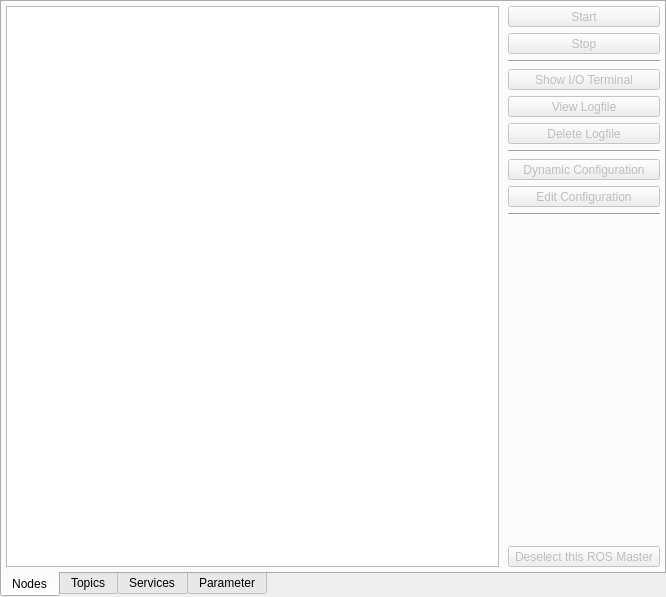
<?xml version="1.0" encoding="UTF-8"?>
<ui version="4.0">
 <class>Tab</class>
 <widget class="QWidget" name="Tab">
  <property name="geometry">
   <rect>
    <x>0</x>
    <y>0</y>
    <width>666</width>
    <height>597</height>
   </rect>
  </property>
  <property name="windowTitle">
   <string>Form</string>
  </property>
  <layout class="QHBoxLayout" name="horizontalLayout">
   <property name="spacing">
    <number>0</number>
   </property>
   <property name="margin">
    <number>0</number>
   </property>
   <item>
    <widget class="QTabWidget" name="tabWidget">
     <property name="enabled">
      <bool>true</bool>
     </property>
     <property name="tabPosition">
      <enum>QTabWidget::South</enum>
     </property>
     <property name="currentIndex">
      <number>0</number>
     </property>
     <property name="iconSize">
      <size>
       <width>32</width>
       <height>32</height>
      </size>
     </property>
     <widget class="QWidget" name="tabNodes">
      <attribute name="title">
       <string>Nodes</string>
      </attribute>
      <layout class="QHBoxLayout" name="horizontalLayout_5">
       <property name="margin">
        <number>4</number>
       </property>
       <item>
        <widget class="QTreeView" name="nodeTreeView">
         <property name="toolTip">
          <string>&lt;!DOCTYPE HTML PUBLIC &quot;-//W3C//DTD HTML 4.0//EN&quot; &quot;http://www.w3.org/TR/REC-html40/strict.dtd&quot;&gt;
&lt;html&gt;&lt;head&gt;&lt;meta name=&quot;qrichtext&quot; content=&quot;1&quot; /&gt;&lt;style type=&quot;text/css&quot;&gt;
p, li { white-space: pre-wrap; }
&lt;/style&gt;&lt;/head&gt;&lt;body style=&quot; font-family:'Ubuntu'; font-size:11pt; font-weight:400; font-style:normal;&quot;&gt;
&lt;p style=&quot; margin-top:0px; margin-bottom:0px; margin-left:0px; margin-right:0px; -qt-block-indent:0; text-indent:0px;&quot;&gt;Shortcuts:&lt;/p&gt;
&lt;p style=&quot; margin-top:0px; margin-bottom:0px; margin-left:0px; margin-right:0px; -qt-block-indent:0; text-indent:0px;&quot;&gt;    &lt;span style=&quot; font-weight:600;&quot;&gt;Alt+E&lt;/span&gt; expand all groups&lt;/p&gt;
&lt;p style=&quot; margin-top:0px; margin-bottom:0px; margin-left:0px; margin-right:0px; -qt-block-indent:0; text-indent:0px;&quot;&gt;    &lt;span style=&quot; font-weight:600;&quot;&gt;Alt+C&lt;/span&gt; collapse all groups&lt;/p&gt;
&lt;p style=&quot; margin-top:0px; margin-bottom:0px; margin-left:0px; margin-right:0px; -qt-block-indent:0; text-indent:0px;&quot;&gt;    &lt;span style=&quot; font-weight:600;&quot;&gt;Alt+{1..5}&lt;/span&gt; select all nodes of a group (expect manage nodes)&lt;/p&gt;
&lt;p style=&quot; margin-top:0px; margin-bottom:0px; margin-left:0px; margin-right:0px; -qt-block-indent:0; text-indent:0px;&quot;&gt;    &lt;span style=&quot; font-weight:600;&quot;&gt;Alt+R&lt;/span&gt; run selected nodes&lt;/p&gt;
&lt;p style=&quot; margin-top:0px; margin-bottom:0px; margin-left:0px; margin-right:0px; -qt-block-indent:0; text-indent:0px;&quot;&gt;    &lt;span style=&quot; font-weight:600;&quot;&gt;Alt+S&lt;/span&gt; stop selected nodes&lt;/p&gt;
&lt;p style=&quot;-qt-paragraph-type:empty; margin-top:0px; margin-bottom:0px; margin-left:0px; margin-right:0px; -qt-block-indent:0; text-indent:0px;&quot;&gt;&lt;/p&gt;&lt;/body&gt;&lt;/html&gt;</string>
         </property>
         <property name="selectionMode">
          <enum>QAbstractItemView::ExtendedSelection</enum>
         </property>
        </widget>
       </item>
       <item>
        <widget class="QFrame" name="controlNodesFrame">
         <property name="sizePolicy">
          <sizepolicy hsizetype="Preferred" vsizetype="Preferred">
           <horstretch>0</horstretch>
           <verstretch>0</verstretch>
          </sizepolicy>
         </property>
         <layout class="QVBoxLayout" name="verticalLayout_6">
          <property name="leftMargin">
           <number>3</number>
          </property>
          <property name="topMargin">
           <number>0</number>
          </property>
          <property name="rightMargin">
           <number>0</number>
          </property>
          <property name="bottomMargin">
           <number>0</number>
          </property>
          <item>
           <widget class="QToolButton" name="startButton">
            <property name="enabled">
             <bool>false</bool>
            </property>
            <property name="sizePolicy">
             <sizepolicy hsizetype="Minimum" vsizetype="Fixed">
              <horstretch>0</horstretch>
              <verstretch>0</verstretch>
             </sizepolicy>
            </property>
            <property name="toolTip">
             <string>&lt;!DOCTYPE HTML PUBLIC &quot;-//W3C//DTD HTML 4.0//EN&quot; &quot;http://www.w3.org/TR/REC-html40/strict.dtd&quot;&gt;
&lt;html&gt;&lt;head&gt;&lt;meta name=&quot;qrichtext&quot; content=&quot;1&quot; /&gt;&lt;style type=&quot;text/css&quot;&gt;
p, li { white-space: pre-wrap; }
&lt;/style&gt;&lt;/head&gt;&lt;body style=&quot; font-family:'Ubuntu'; font-size:11pt; font-weight:400; font-style:normal;&quot;&gt;
&lt;p style=&quot; margin-top:0px; margin-bottom:0px; margin-left:0px; margin-right:0px; -qt-block-indent:0; text-indent:0px;&quot;&gt;Start  selected service, hold &lt;/p&gt;
&lt;p style=&quot; margin-top:0px; margin-bottom:0px; margin-left:0px; margin-right:0px; -qt-block-indent:0; text-indent:0px;&quot;&gt;  &lt;span style=&quot; font-weight:600;&quot;&gt;Ctrl&lt;/span&gt; to prefer the default configuration&lt;/p&gt;
&lt;p style=&quot; margin-top:0px; margin-bottom:0px; margin-left:0px; margin-right:0px; -qt-block-indent:0; text-indent:0px;&quot;&gt;  &lt;span style=&quot; font-weight:600;&quot;&gt;Shift&lt;/span&gt; to prefer a loded configuration&lt;/p&gt;&lt;/body&gt;&lt;/html&gt;</string>
            </property>
            <property name="text">
             <string>Start</string>
            </property>
            <property name="icon">
             <iconset resource="GUI.qrc">
              <normaloff>:/icons/deleket_deviantart_play.png</normaloff>:/icons/deleket_deviantart_play.png</iconset>
            </property>
            <property name="iconSize">
             <size>
              <width>32</width>
              <height>32</height>
             </size>
            </property>
           </widget>
          </item>
          <item>
           <widget class="QToolButton" name="stopButton">
            <property name="enabled">
             <bool>false</bool>
            </property>
            <property name="sizePolicy">
             <sizepolicy hsizetype="Minimum" vsizetype="Fixed">
              <horstretch>0</horstretch>
              <verstretch>0</verstretch>
             </sizepolicy>
            </property>
            <property name="toolTip">
             <string>&lt;!DOCTYPE HTML PUBLIC &quot;-//W3C//DTD HTML 4.0//EN&quot; &quot;http://www.w3.org/TR/REC-html40/strict.dtd&quot;&gt;
&lt;html&gt;&lt;head&gt;&lt;meta name=&quot;qrichtext&quot; content=&quot;1&quot; /&gt;&lt;style type=&quot;text/css&quot;&gt;
p, li { white-space: pre-wrap; }
&lt;/style&gt;&lt;/head&gt;&lt;body style=&quot; font-family:'Ubuntu'; font-size:9pt; font-weight:400; font-style:normal;&quot;&gt;
&lt;p style=&quot; margin-top:0px; margin-bottom:0px; margin-left:0px; margin-right:0px; -qt-block-indent:0; text-indent:0px;&quot;&gt;&lt;span style=&quot; font-size:11pt;&quot;&gt;Stop selected service &lt;/span&gt;&lt;/p&gt;
&lt;p style=&quot; margin-top:0px; margin-bottom:0px; margin-left:0px; margin-right:0px; -qt-block-indent:0; text-indent:0px;&quot;&gt;&lt;span style=&quot; font-size:11pt;&quot;&gt;  &lt;/span&gt;&lt;span style=&quot; font-size:11pt; font-weight:600;&quot;&gt;Ctrl+Backspace&lt;/span&gt;&lt;span style=&quot; font-size:11pt;&quot;&gt; to send SIGKILL&lt;/span&gt;&lt;/p&gt;
&lt;p style=&quot; margin-top:0px; margin-bottom:0px; margin-left:0px; margin-right:0px; -qt-block-indent:0; text-indent:0px;&quot;&gt;&lt;span style=&quot; font-size:11pt;&quot;&gt;  &lt;/span&gt;&lt;span style=&quot; font-size:11pt; font-weight:600;&quot;&gt;Ctrl+Delete&lt;/span&gt;&lt;span style=&quot; font-size:11pt;&quot;&gt; to unregister from ROS master&lt;/span&gt;&lt;/p&gt;
&lt;p style=&quot;-qt-paragraph-type:empty; margin-top:0px; margin-bottom:0px; margin-left:0px; margin-right:0px; -qt-block-indent:0; text-indent:0px; font-size:11pt;&quot;&gt;&lt;/p&gt;
&lt;p style=&quot; margin-top:0px; margin-bottom:0px; margin-left:0px; margin-right:0px; -qt-block-indent:0; text-indent:0px;&quot;&gt;&lt;span style=&quot; font-size:11pt; font-weight:600;&quot;&gt;Note:&lt;/span&gt;&lt;span style=&quot; font-size:11pt;&quot;&gt; if a node was killed on a remote host, it shows still as running. Unregister it manually!&lt;/span&gt;&lt;/p&gt;
&lt;p style=&quot;-qt-paragraph-type:empty; margin-top:0px; margin-bottom:0px; margin-left:0px; margin-right:0px; -qt-block-indent:0; text-indent:0px; font-size:11pt;&quot;&gt;&lt;/p&gt;
&lt;p style=&quot; margin-top:0px; margin-bottom:0px; margin-left:0px; margin-right:0px; -qt-block-indent:0; text-indent:0px;&quot;&gt;&lt;span style=&quot; font-size:11pt; font-weight:600;&quot;&gt;Note:&lt;/span&gt;&lt;span style=&quot; font-size:11pt;&quot;&gt; The stop button is disabled on errors&lt;/span&gt;&lt;/p&gt;&lt;/body&gt;&lt;/html&gt;</string>
            </property>
            <property name="text">
             <string>Stop</string>
            </property>
            <property name="icon">
             <iconset resource="GUI.qrc">
              <normaloff>:/icons/deleket_deviantart_stop.png</normaloff>:/icons/deleket_deviantart_stop.png</iconset>
            </property>
            <property name="iconSize">
             <size>
              <width>32</width>
              <height>32</height>
             </size>
            </property>
           </widget>
          </item>
          <item>
           <widget class="Line" name="line1_2">
            <property name="orientation">
             <enum>Qt::Horizontal</enum>
            </property>
           </widget>
          </item>
          <item>
           <widget class="QToolButton" name="ioButton">
            <property name="enabled">
             <bool>false</bool>
            </property>
            <property name="sizePolicy">
             <sizepolicy hsizetype="Minimum" vsizetype="Fixed">
              <horstretch>0</horstretch>
              <verstretch>0</verstretch>
             </sizepolicy>
            </property>
            <property name="toolTip">
             <string>&lt;!DOCTYPE HTML PUBLIC &quot;-//W3C//DTD HTML 4.0//EN&quot; &quot;http://www.w3.org/TR/REC-html40/strict.dtd&quot;&gt;
&lt;html&gt;&lt;head&gt;&lt;meta name=&quot;qrichtext&quot; content=&quot;1&quot; /&gt;&lt;style type=&quot;text/css&quot;&gt;
p, li { white-space: pre-wrap; }
&lt;/style&gt;&lt;/head&gt;&lt;body style=&quot; font-family:'Ubuntu'; font-size:9pt; font-weight:400; font-style:normal;&quot;&gt;
&lt;p style=&quot; margin-top:0px; margin-bottom:0px; margin-left:0px; margin-right:0px; -qt-block-indent:0; text-indent:0px;&quot;&gt;&lt;span style=&quot; font-size:11pt;&quot;&gt;Show terminal that is connected to the selected service&lt;/span&gt;&lt;/p&gt;
&lt;p style=&quot; margin-top:0px; margin-bottom:0px; margin-left:0px; margin-right:0px; -qt-block-indent:0; text-indent:0px;&quot;&gt;&lt;span style=&quot; font-size:11pt;&quot;&gt;  &lt;/span&gt;&lt;span style=&quot; font-size:11pt; font-weight:600;&quot;&gt;Shift+Backspace&lt;/span&gt;&lt;span style=&quot; font-size:11pt;&quot;&gt; to send SIGKILL to assigned SCREENs&lt;/span&gt;&lt;/p&gt;
&lt;p style=&quot;-qt-paragraph-type:empty; margin-top:0px; margin-bottom:0px; margin-left:0px; margin-right:0px; -qt-block-indent:0; text-indent:0px; font-size:11pt;&quot;&gt;&lt;/p&gt;
&lt;p style=&quot; margin-top:0px; margin-bottom:0px; margin-left:0px; margin-right:0px; -qt-block-indent:0; text-indent:0px;&quot;&gt;&lt;span style=&quot; font-size:11pt; font-weight:600;&quot;&gt;Note:&lt;/span&gt;&lt;span style=&quot; font-size:11pt;&quot;&gt; if a node was killed on a remote host, it shows still as running. Unregister it manually!&lt;/span&gt;&lt;/p&gt;&lt;/body&gt;&lt;/html&gt;</string>
            </property>
            <property name="text">
             <string>Show I/O Terminal</string>
            </property>
            <property name="icon">
             <iconset resource="GUI.qrc">
              <normaloff>:/icons/crystal_clear_show_io.png</normaloff>:/icons/crystal_clear_show_io.png</iconset>
            </property>
            <property name="iconSize">
             <size>
              <width>32</width>
              <height>32</height>
             </size>
            </property>
           </widget>
          </item>
          <item>
           <widget class="QToolButton" name="logButton">
            <property name="enabled">
             <bool>false</bool>
            </property>
            <property name="sizePolicy">
             <sizepolicy hsizetype="Minimum" vsizetype="Fixed">
              <horstretch>0</horstretch>
              <verstretch>0</verstretch>
             </sizepolicy>
            </property>
            <property name="toolTip">
             <string>Show log file of selected service</string>
            </property>
            <property name="text">
             <string>View Logfile</string>
            </property>
            <property name="icon">
             <iconset resource="GUI.qrc">
              <normaloff>:/icons/crystal_clear_show_log.png</normaloff>:/icons/crystal_clear_show_log.png</iconset>
            </property>
            <property name="iconSize">
             <size>
              <width>32</width>
              <height>32</height>
             </size>
            </property>
           </widget>
          </item>
          <item>
           <widget class="QToolButton" name="logDeleteButton">
            <property name="enabled">
             <bool>false</bool>
            </property>
            <property name="sizePolicy">
             <sizepolicy hsizetype="Minimum" vsizetype="Fixed">
              <horstretch>0</horstretch>
              <verstretch>0</verstretch>
             </sizepolicy>
            </property>
            <property name="toolTip">
             <string>Delete log file of selected service</string>
            </property>
            <property name="text">
             <string>Delete Logfile</string>
            </property>
            <property name="icon">
             <iconset resource="GUI.qrc">
              <normaloff>:/icons/crystal_clear_show_delete_log.png</normaloff>:/icons/crystal_clear_show_delete_log.png</iconset>
            </property>
            <property name="iconSize">
             <size>
              <width>32</width>
              <height>32</height>
             </size>
            </property>
           </widget>
          </item>
          <item>
           <widget class="Line" name="line2_2">
            <property name="orientation">
             <enum>Qt::Horizontal</enum>
            </property>
           </widget>
          </item>
          <item>
           <widget class="QToolButton" name="dynamicConfigButton">
            <property name="enabled">
             <bool>false</bool>
            </property>
            <property name="sizePolicy">
             <sizepolicy hsizetype="Minimum" vsizetype="Fixed">
              <horstretch>0</horstretch>
              <verstretch>0</verstretch>
             </sizepolicy>
            </property>
            <property name="toolTip">
             <string>Edit the configuration of the node using dynamic reconfigure</string>
            </property>
            <property name="text">
             <string>Dynamic Configuration</string>
            </property>
            <property name="icon">
             <iconset resource="GUI.qrc">
              <normaloff>:/icons/crystal_clear_dyncfg.png</normaloff>:/icons/crystal_clear_dyncfg.png</iconset>
            </property>
            <property name="iconSize">
             <size>
              <width>32</width>
              <height>32</height>
             </size>
            </property>
           </widget>
          </item>
          <item>
           <widget class="QToolButton" name="editConfigButton">
            <property name="enabled">
             <bool>false</bool>
            </property>
            <property name="sizePolicy">
             <sizepolicy hsizetype="Minimum" vsizetype="Fixed">
              <horstretch>0</horstretch>
              <verstretch>0</verstretch>
             </sizepolicy>
            </property>
            <property name="toolTip">
             <string>Edit configuration of selected service</string>
            </property>
            <property name="text">
             <string>Edit Configuration</string>
            </property>
            <property name="icon">
             <iconset resource="GUI.qrc">
              <normaloff>:/icons/crystal_clear_edit_launch.png</normaloff>:/icons/crystal_clear_edit_launch.png</iconset>
            </property>
            <property name="iconSize">
             <size>
              <width>32</width>
              <height>32</height>
             </size>
            </property>
           </widget>
          </item>
          <item>
           <widget class="Line" name="line3_2">
            <property name="orientation">
             <enum>Qt::Horizontal</enum>
            </property>
           </widget>
          </item>
          <item>
           <spacer name="verticalSpacer_2">
            <property name="orientation">
             <enum>Qt::Vertical</enum>
            </property>
            <property name="sizeHint" stdset="0">
             <size>
              <width>16</width>
              <height>299</height>
             </size>
            </property>
           </spacer>
          </item>
          <item>
           <widget class="QToolButton" name="closeCfgButton">
            <property name="enabled">
             <bool>false</bool>
            </property>
            <property name="sizePolicy">
             <sizepolicy hsizetype="Minimum" vsizetype="Fixed">
              <horstretch>0</horstretch>
              <verstretch>0</verstretch>
             </sizepolicy>
            </property>
            <property name="toolTip">
             <string>Closes open configurations (Ctrl+F4)</string>
            </property>
            <property name="text">
             <string>Deselect this ROS Master</string>
            </property>
            <property name="icon">
             <iconset resource="GUI.qrc">
              <normaloff>:/icons/crystal_clear_button_close.png</normaloff>:/icons/crystal_clear_button_close.png</iconset>
            </property>
            <property name="iconSize">
             <size>
              <width>32</width>
              <height>32</height>
             </size>
            </property>
            <property name="shortcut">
             <string>Ctrl+F4</string>
            </property>
           </widget>
          </item>
         </layout>
        </widget>
       </item>
      </layout>
     </widget>
     <widget class="QWidget" name="tabTopics">
      <attribute name="title">
       <string>Topics</string>
      </attribute>
      <layout class="QVBoxLayout" name="verticalLayout_2">
       <property name="margin">
        <number>4</number>
       </property>
       <item>
        <widget class="QFrame" name="filter_frame_topic">
         <property name="frameShape">
          <enum>QFrame::NoFrame</enum>
         </property>
         <property name="frameShadow">
          <enum>QFrame::Plain</enum>
         </property>
         <layout class="QHBoxLayout" name="horizontalLayout_6">
          <property name="margin">
           <number>0</number>
          </property>
          <item>
           <widget class="QLabel" name="topicFilterLabel">
            <property name="text">
             <string>Filter:</string>
            </property>
           </widget>
          </item>
          <item>
           <widget class="QLineEdit" name="topicFilterInput"/>
          </item>
         </layout>
        </widget>
       </item>
       <item>
        <widget class="QFrame" name="topicFrame">
         <property name="frameShape">
          <enum>QFrame::NoFrame</enum>
         </property>
         <property name="frameShadow">
          <enum>QFrame::Plain</enum>
         </property>
         <layout class="QHBoxLayout" name="horizontalLayout_3">
          <property name="margin">
           <number>0</number>
          </property>
          <item>
           <widget class="QTreeView" name="topicsView">
            <property name="alternatingRowColors">
             <bool>true</bool>
            </property>
            <property name="selectionMode">
             <enum>QAbstractItemView::ExtendedSelection</enum>
            </property>
           </widget>
          </item>
          <item>
           <widget class="QFrame" name="controlTopicsFrame">
            <property name="frameShape">
             <enum>QFrame::NoFrame</enum>
            </property>
            <property name="frameShadow">
             <enum>QFrame::Raised</enum>
            </property>
            <layout class="QVBoxLayout" name="verticalLayout_7">
             <property name="leftMargin">
              <number>3</number>
             </property>
             <property name="topMargin">
              <number>0</number>
             </property>
             <property name="rightMargin">
              <number>0</number>
             </property>
             <property name="bottomMargin">
              <number>0</number>
             </property>
             <item>
              <widget class="QToolButton" name="echoTopicButton">
               <property name="enabled">
                <bool>false</bool>
               </property>
               <property name="toolTip">
                <string>&lt;!DOCTYPE HTML PUBLIC &quot;-//W3C//DTD HTML 4.0//EN&quot; &quot;http://www.w3.org/TR/REC-html40/strict.dtd&quot;&gt;
&lt;html&gt;&lt;head&gt;&lt;meta name=&quot;qrichtext&quot; content=&quot;1&quot; /&gt;&lt;style type=&quot;text/css&quot;&gt;
p, li { white-space: pre-wrap; }
&lt;/style&gt;&lt;/head&gt;&lt;body style=&quot; font-family:'Ubuntu'; font-size:11pt; font-weight:400; font-style:normal;&quot;&gt;
&lt;p style=&quot; margin-top:0px; margin-bottom:0px; margin-left:0px; margin-right:0px; -qt-block-indent:0; text-indent:0px;&quot;&gt;shows the rostopic echo in a terminal&lt;/p&gt;
&lt;p style=&quot; margin-top:0px; margin-bottom:0px; margin-left:0px; margin-right:0px; -qt-block-indent:0; text-indent:0px;&quot;&gt;Use &lt;span style=&quot; font-weight:600;&quot;&gt;CTRL+C&lt;/span&gt; in terminal to stop echo!&lt;/p&gt;&lt;/body&gt;&lt;/html&gt;</string>
               </property>
               <property name="text">
                <string>Echo Topic</string>
               </property>
               <property name="icon">
                <iconset resource="GUI.qrc">
                 <normaloff>:/icons/crystal_clear_show_io.png</normaloff>:/icons/crystal_clear_show_io.png</iconset>
               </property>
               <property name="iconSize">
                <size>
                 <width>32</width>
                 <height>32</height>
                </size>
               </property>
              </widget>
             </item>
             <item>
              <spacer name="verticalSpacer_3">
               <property name="orientation">
                <enum>Qt::Vertical</enum>
               </property>
               <property name="sizeHint" stdset="0">
                <size>
                 <width>20</width>
                 <height>40</height>
                </size>
               </property>
              </spacer>
             </item>
            </layout>
           </widget>
          </item>
         </layout>
        </widget>
       </item>
      </layout>
     </widget>
     <widget class="QWidget" name="tabServices">
      <attribute name="title">
       <string>Services</string>
      </attribute>
      <layout class="QVBoxLayout" name="verticalLayout_3">
       <property name="margin">
        <number>4</number>
       </property>
       <item>
        <widget class="QFrame" name="filter_frame_service">
         <property name="frameShape">
          <enum>QFrame::NoFrame</enum>
         </property>
         <property name="frameShadow">
          <enum>QFrame::Plain</enum>
         </property>
         <layout class="QHBoxLayout" name="horizontalLayout_8">
          <property name="margin">
           <number>0</number>
          </property>
          <item>
           <widget class="QLabel" name="serviceFilterLabel">
            <property name="text">
             <string>Filter:</string>
            </property>
           </widget>
          </item>
          <item>
           <widget class="QLineEdit" name="serviceFilterInput"/>
          </item>
         </layout>
        </widget>
       </item>
       <item>
        <widget class="QFrame" name="serviceFrame">
         <property name="frameShape">
          <enum>QFrame::NoFrame</enum>
         </property>
         <property name="frameShadow">
          <enum>QFrame::Plain</enum>
         </property>
         <layout class="QHBoxLayout" name="horizontalLayout_2">
          <property name="margin">
           <number>0</number>
          </property>
          <item>
           <widget class="QTreeView" name="servicesView">
            <property name="toolTip">
             <string/>
            </property>
            <property name="alternatingRowColors">
             <bool>true</bool>
            </property>
           </widget>
          </item>
          <item>
           <widget class="QFrame" name="controlServicesFrame">
            <property name="frameShape">
             <enum>QFrame::NoFrame</enum>
            </property>
            <property name="frameShadow">
             <enum>QFrame::Raised</enum>
            </property>
            <layout class="QVBoxLayout" name="verticalLayout_8">
             <property name="leftMargin">
              <number>3</number>
             </property>
             <property name="topMargin">
              <number>0</number>
             </property>
             <property name="rightMargin">
              <number>0</number>
             </property>
             <property name="bottomMargin">
              <number>0</number>
             </property>
             <item>
              <widget class="QToolButton" name="callServiceButton">
               <property name="enabled">
                <bool>false</bool>
               </property>
               <property name="text">
                <string>Call Service</string>
               </property>
               <property name="icon">
                <iconset resource="GUI.qrc">
                 <normaloff>:/icons/deleket_deviantart_play.png</normaloff>:/icons/deleket_deviantart_play.png</iconset>
               </property>
               <property name="iconSize">
                <size>
                 <width>32</width>
                 <height>32</height>
                </size>
               </property>
              </widget>
             </item>
             <item>
              <spacer name="verticalSpacer_4">
               <property name="orientation">
                <enum>Qt::Vertical</enum>
               </property>
               <property name="sizeHint" stdset="0">
                <size>
                 <width>20</width>
                 <height>40</height>
                </size>
               </property>
              </spacer>
             </item>
            </layout>
           </widget>
          </item>
         </layout>
        </widget>
       </item>
      </layout>
     </widget>
     <widget class="QWidget" name="tabParameter">
      <attribute name="title">
       <string>Parameter</string>
      </attribute>
      <layout class="QVBoxLayout" name="verticalLayout">
       <property name="margin">
        <number>4</number>
       </property>
       <item>
        <widget class="QFrame" name="filter_frame">
         <property name="frameShape">
          <enum>QFrame::NoFrame</enum>
         </property>
         <property name="frameShadow">
          <enum>QFrame::Plain</enum>
         </property>
         <layout class="QHBoxLayout" name="horizontalLayout_4">
          <property name="margin">
           <number>0</number>
          </property>
          <item>
           <widget class="QLabel" name="parameterFilterLabel">
            <property name="text">
             <string>Filter:</string>
            </property>
           </widget>
          </item>
          <item>
           <widget class="QLineEdit" name="parameterFilterInput"/>
          </item>
         </layout>
        </widget>
       </item>
       <item>
        <widget class="QFrame" name="parameter_frame">
         <property name="frameShape">
          <enum>QFrame::NoFrame</enum>
         </property>
         <property name="frameShadow">
          <enum>QFrame::Plain</enum>
         </property>
         <layout class="QHBoxLayout" name="horizontalLayout_7">
          <property name="margin">
           <number>0</number>
          </property>
          <item>
           <widget class="QTreeView" name="parameterView">
            <property name="toolTip">
             <string/>
            </property>
            <property name="editTriggers">
             <set>QAbstractItemView::DoubleClicked|QAbstractItemView::EditKeyPressed|QAbstractItemView::SelectedClicked</set>
            </property>
            <property name="alternatingRowColors">
             <bool>true</bool>
            </property>
            <property name="selectionMode">
             <enum>QAbstractItemView::ExtendedSelection</enum>
            </property>
           </widget>
          </item>
          <item>
           <widget class="QFrame" name="controlParameterFrame">
            <property name="frameShape">
             <enum>QFrame::NoFrame</enum>
            </property>
            <property name="frameShadow">
             <enum>QFrame::Raised</enum>
            </property>
            <layout class="QVBoxLayout" name="verticalLayout_9">
             <property name="leftMargin">
              <number>3</number>
             </property>
             <property name="topMargin">
              <number>0</number>
             </property>
             <property name="rightMargin">
              <number>0</number>
             </property>
             <property name="bottomMargin">
              <number>0</number>
             </property>
             <item>
              <widget class="QToolButton" name="getParameterButton">
               <property name="enabled">
                <bool>true</bool>
               </property>
               <property name="toolTip">
                <string>Get the paramter list from the Paramter server</string>
               </property>
               <property name="text">
                <string>Call Service</string>
               </property>
               <property name="icon">
                <iconset resource="GUI.qrc">
                 <normaloff>:/icons/crystal_clear_action_db_update.png</normaloff>:/icons/crystal_clear_action_db_update.png</iconset>
               </property>
               <property name="iconSize">
                <size>
                 <width>32</width>
                 <height>32</height>
                </size>
               </property>
              </widget>
             </item>
             <item>
              <widget class="QToolButton" name="addParameterButton">
               <property name="text">
                <string>...</string>
               </property>
               <property name="icon">
                <iconset resource="GUI.qrc">
                 <normaloff>:/icons/crystal_clear_action_db_add.png</normaloff>:/icons/crystal_clear_action_db_add.png</iconset>
               </property>
               <property name="iconSize">
                <size>
                 <width>32</width>
                 <height>32</height>
                </size>
               </property>
              </widget>
             </item>
             <item>
              <widget class="QToolButton" name="deleteParameterButton">
               <property name="enabled">
                <bool>false</bool>
               </property>
               <property name="toolTip">
                <string>delete selected parameter from the paramater server</string>
               </property>
               <property name="text">
                <string>Call Service</string>
               </property>
               <property name="icon">
                <iconset resource="GUI.qrc">
                 <normaloff>:/icons/crystal_clear_action_db_remove.png</normaloff>:/icons/crystal_clear_action_db_remove.png</iconset>
               </property>
               <property name="iconSize">
                <size>
                 <width>32</width>
                 <height>32</height>
                </size>
               </property>
              </widget>
             </item>
             <item>
              <spacer name="verticalSpacer_5">
               <property name="orientation">
                <enum>Qt::Vertical</enum>
               </property>
               <property name="sizeHint" stdset="0">
                <size>
                 <width>20</width>
                 <height>40</height>
                </size>
               </property>
              </spacer>
             </item>
            </layout>
           </widget>
          </item>
         </layout>
        </widget>
       </item>
      </layout>
     </widget>
    </widget>
   </item>
  </layout>
 </widget>
 <resources>
  <include location="GUI.qrc"/>
 </resources>
 <connections/>
</ui>
